Frame 1 (no input): blank canvas, image omitted
Frame 60 (the mouse pressed at the canvas centre just before this capture): blank canvas, image omitted
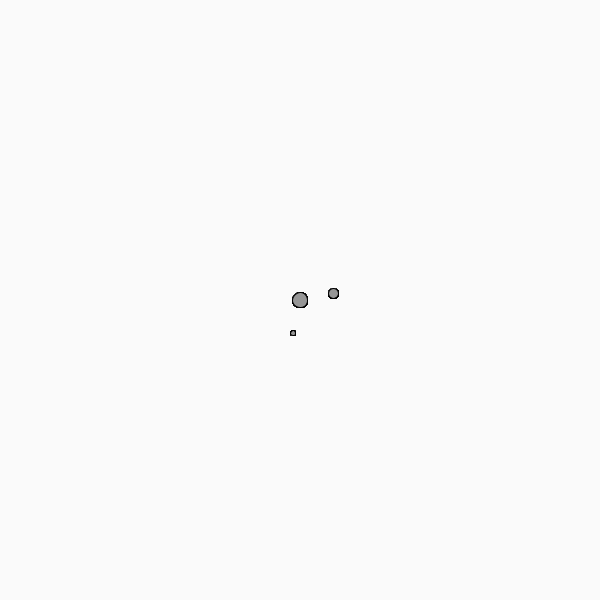
Frame 120 (the mouse held since frame 60 and released just before this capture)

The Processing sketch whose frames 1 and 60 were blank and that drew this single picture after the mouse press (run headless with seeded random() and noise(); from frame 60 on, the mouse is pressed at the canvas centre):

// Processing sketch: processing_34515
// ── processing_34515.pde

 //I just started toying around with Processing, so this is my very first, "respectable", sketch. Hope you like it
 
 void setup(){

  size (600,600);
  background(250);

}

void draw(){

  strokeWeight(1);
  fill(mouseX*.5); //specifies the color of the brushes as you move along  the horizontal plane of the canvas
  
  
   
   if (mousePressed == true){
   
     ellipse(mouseX, mouseY, 15,15);
  ellipse((mouseX/.9), (mouseY-7), 10,10);
  ellipse((mouseX-7), (mouseY/.9), 5,5);
     
   }
   
   if (mouseButton == RIGHT){ //New canvas
   
     background(250); 
   }

}           
